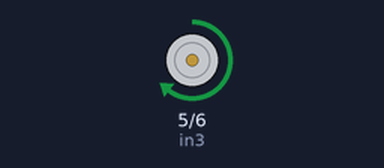
The sketch below on a simulated Arduino Uno, built with avr-gcc and run on an emulated ATmega328P. Parts: motor-driver pin pairs drawn as motors (green arrow = first pin HIGH = forward, orange = second pin HIGH = backward, longer = more drive, scaled by the enable pin).

Above: at 1.5 s.
At 3.5 s:
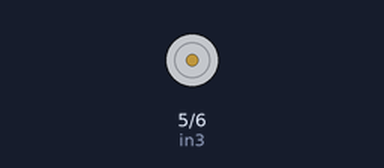
At 5.5 s:
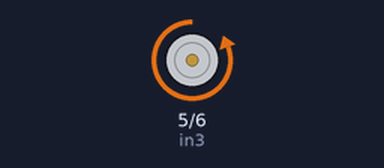
Timing chart, 0 to 10.4 s (numbered marks = the images above):
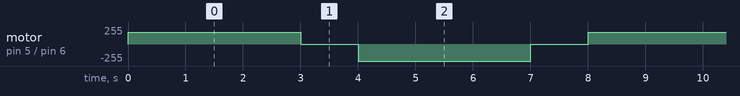

The sketch:

L298N_DEMO_V2.ino
```cpp
/*
 * 示例引脚接线
 * IN3 …… uno的 pin5
 * IN4 …… uno的 pin6
 * ENB …… uno的 pin3  只能连PWM模式引脚
 */

int in3 = 5;
int in4 = 6;
int pwm_enb = 3;

void setup() {
  //初始化各IO,模式为OUTPUT 输出模式
  pinMode(in3,OUTPUT);
  pinMode(in4,OUTPUT);
  pinMode(pwm_enb,OUTPUT);
}

void loop() {
  //forward 向前转
  digitalWrite(in3,HIGH); //给高电平
  digitalWrite(in4,LOW);  //给低电平
  analogWrite(pwm_enb, 178);   // 以70%的占空比
  delay(3000);  // 运行3秒

  //stop 停止
  digitalWrite(in3,LOW);
  digitalWrite(in4,LOW);
  analogWrite(pwm_enb, 0);
  delay(1000);  //延时1秒

  //back 向后转
  digitalWrite(in3,LOW);
  digitalWrite(in4,HIGH);
  analogWrite(pwm_enb, 255);   // 以100%的占空比
  delay(3000);  // 运行3秒

  //stop 停止
  digitalWrite(in3,LOW);
  digitalWrite(in4,LOW);
  analogWrite(pwm_enb, 0);
  delay(1000);  //延时1秒
}
```

Measured:
- by itself, motor on pin 5 (in3) / pin 6 (in4): repeats every 8.0 s: stopped 1.0 s, backward 255/255 3.0 s, stopped 1.0 s, forward 178/255 3.0 s
